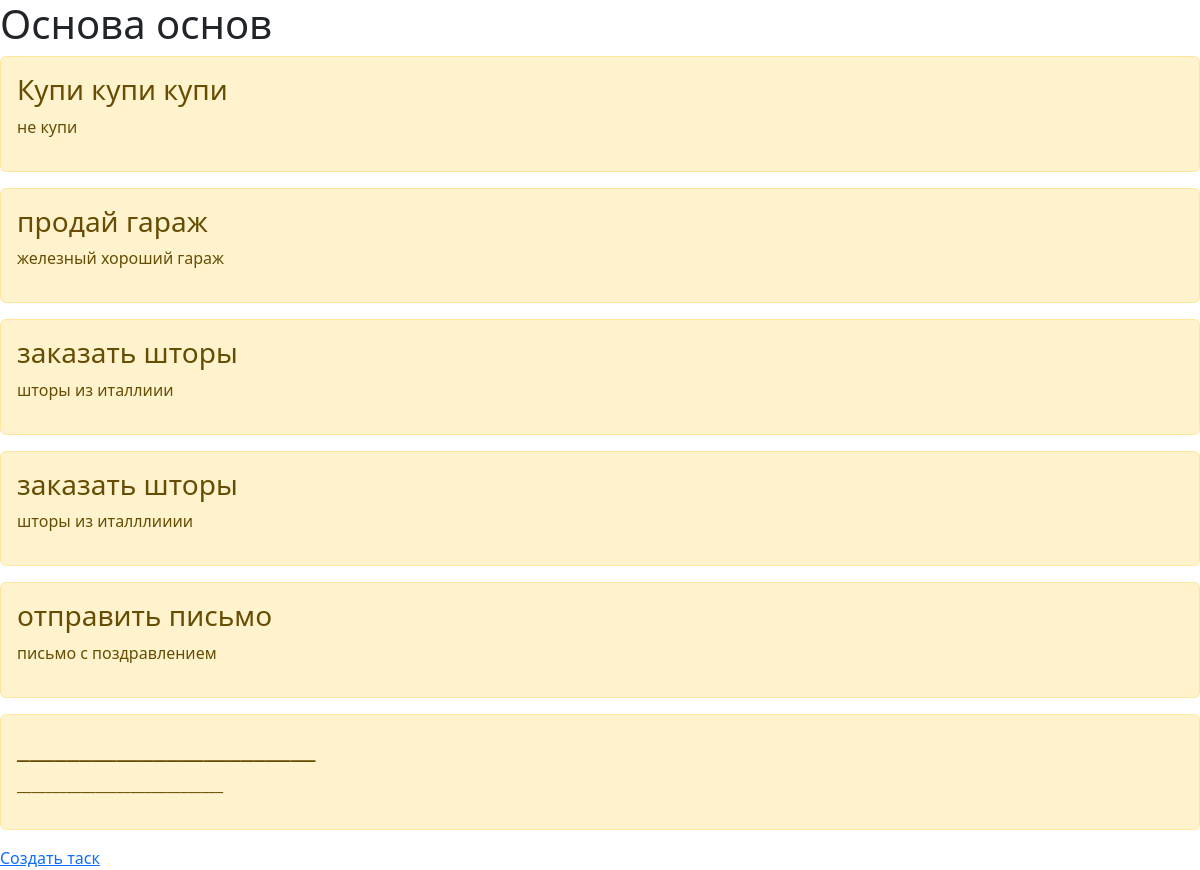
The page / on the database its author committed.
### main_page/models.py (models this page shows, shortened)
class Task(models.Model): # таблица с названием Task
    title = models.CharField('Название', max_length = 50) # название поля = его описание: символьный класс (название поля, макс кол-во символов)
    task = models.TextField('Описание')
    class Meta: # для смены названия таблицы
        verbose_name = 'Задача' # название в единсвенном числе
        verbose_name_plural = 'Задачи'# во множ. числе

### main_page/views.py (the view)
# urls.py: path('', views.index), # при переходе на главную страницу будет вызываться функция index из файла views
def index(request): # вывод с помощью штмл шаблона, который находится в папке templates
    tasks = Task.objects.order_by('id') #
    return render(request, 'main_page/index.html', {'title': 'Главная страница сайта', 'tasks': tasks})

### main_page/templates/main_page/index.html (shortened to what this page needs)
<!DOCTYPE html>
<html lang="ru">
<head>
    <link rel="stylesheet" href="https://cdn.jsdelivr.net/npm/bootstrap@5.3.2/dist/css/bootstrap.min.css">
</head>
<body>
    <h1>Основа основ</h1>
    {% if tasks %} {% comment %} если в списке есть элементы {% endcomment %}
        {% for elem in tasks %}
            <div class="alert alert-warning mt-2">
                <h3>{{ elem.title}}</h3> {% comment %} выводим название у каждого обхекта {% endcomment %}
                <p>{{ elem.task}}</p> {% comment %} выводим тело у каждого обхекта {% endcomment %}
            </div>
        {% endfor %}
    {% else %}
        <p>Записей нет!</p>
    {% endif %}
    <a href="create">Создать таск</a>
</body>
</html>

### rows shown on the page
Task: title "Купи купи купи", task "не купи"
Task: title "продай гараж", task "железный хороший гараж"
Task: title "заказать шторы", task "шторы из италлиии"
Task: title "заказать шторы", task "шторы из италллииии"
Task: title "отправить письмо", task "письмо с поздравлением"
Task: title "________________________", task "_____________________________"
